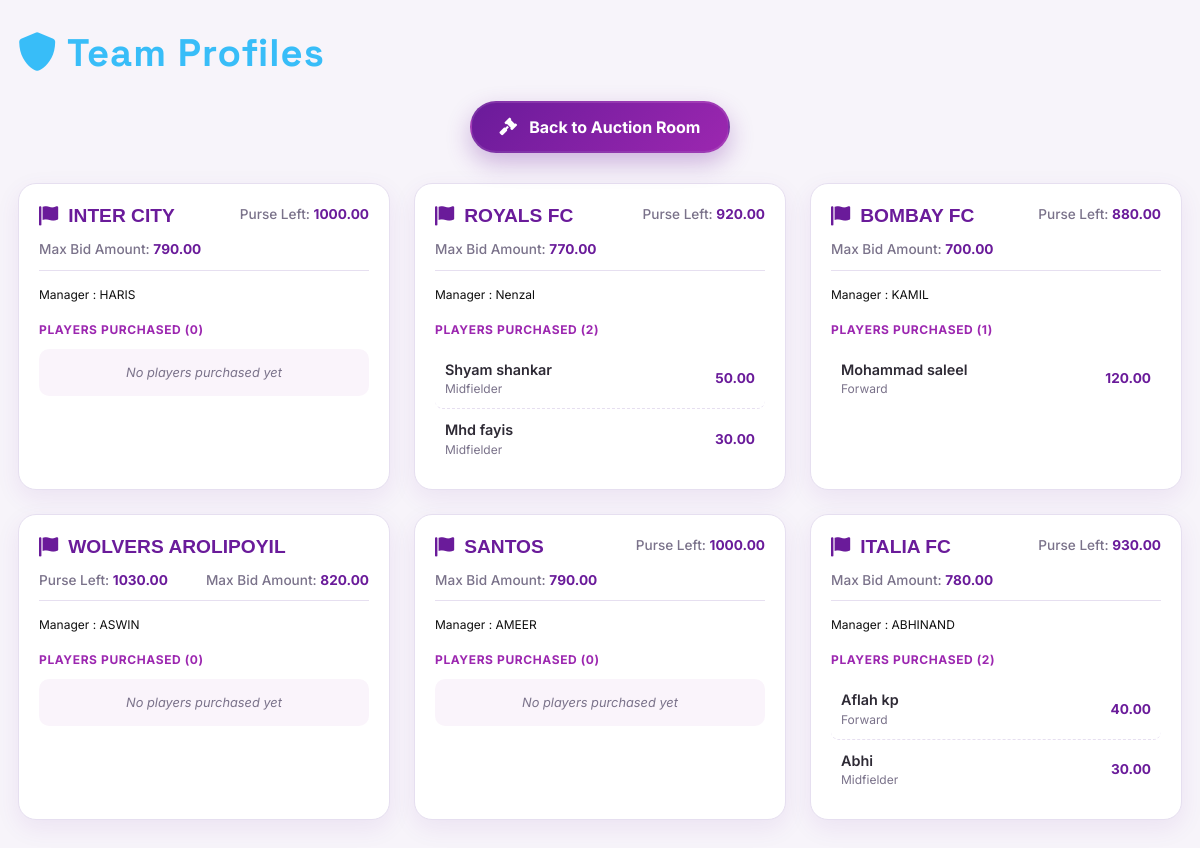
Before: /team/ with the older database file.
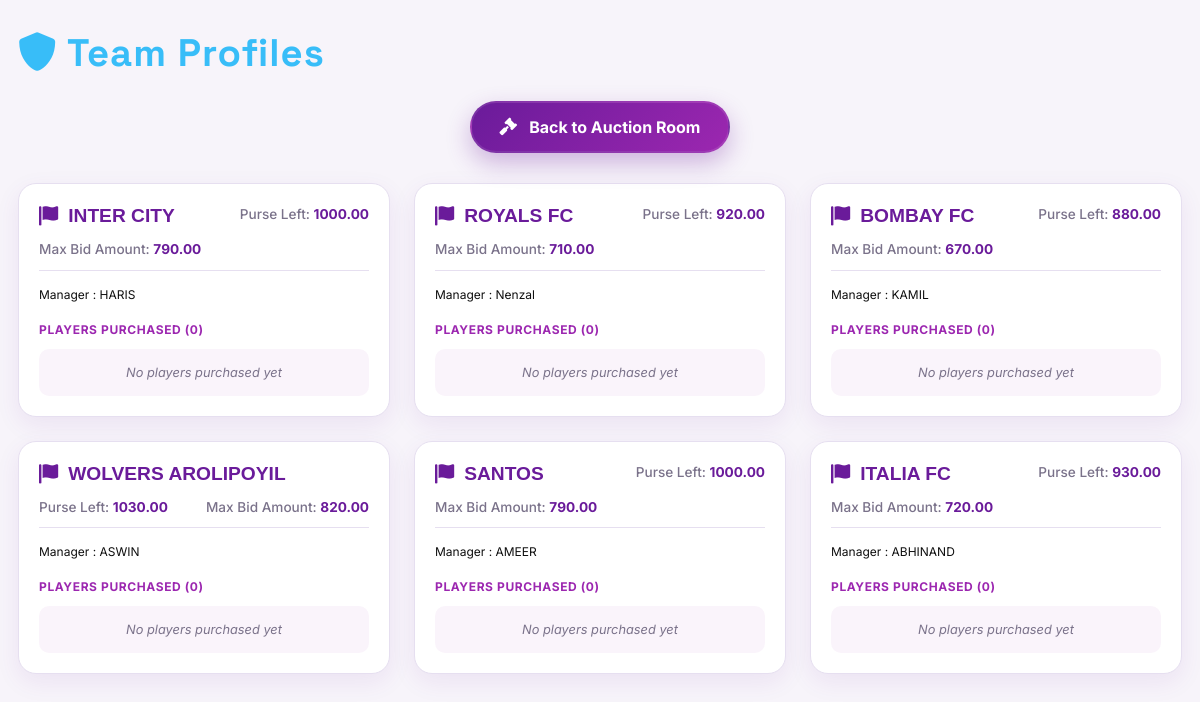
After: the same page with the newer database file.
### auction/models.py (models this page shows, shortened)
class Team(models.Model):
    name = models.CharField(max_length=100, unique=True)
    owner = models.CharField(max_length=100)
    purse_remaining = models.DecimalField(max_digits=10, decimal_places=2, default=0.00)
    def get_max_bid_amount(self):
        settings = Settings.get_instance()  # Ensure settings are loaded
        max_bid_amount = self.purse_remaining
        players_count = self.players.count()
        remaining_palyers = settings.team_capacity - players_count - 1
        amount = max_bid_amount - (remaining_palyers * settings.base_price)
        return max(0, amount)

class Settings(models.Model):
    title = models.CharField(max_length=200, default='Auction')
    auction_type = models.ForeignKey(
        'SportsType', on_delete=models.SET_NULL, null=True
    )
    base_price = models.DecimalField(max_digits=10, decimal_places=2, default=0.00)
    team_capacity = models.PositiveIntegerField(default=0)
    @classmethod
    def get_instance(cls):
        return cls.objects.get_or_create(pk=1)[0]

class Player(models.Model):
    Defender = 'Def'
    Forward = 'For'
    Goalkeeper = 'Goal'
    Midfielder = 'Mid'
    PLAYER_TYPES = [
        (Defender, 'Defender'),
        (Forward, 'Forward'),
        (Goalkeeper, 'Goalkeeper'),
        (Midfielder, 'Midfielder'),
    ]
    name = models.CharField(max_length=100)
    phone_number = models.CharField(max_length=20, null=True, blank=True)
    photo = models.ImageField(upload_to='player_photos/', null=True, blank=True)
    player_type = models.CharField(max_length=4, choices=PLAYER_TYPES)
    base_price = models.DecimalField(max_digits=10, decimal_places=2)
    is_sold = models.BooleanField(default=False)
    sold_to_team = models.ForeignKey(Team, on_delete=models.SET_NULL, null=True, blank=True, related_name='players')
    final_price = models.DecimalField(max_digits=10, decimal_places=2, null=True, blank=True)
    random_row = models.FloatField(default=0.0) # Used for random initial ordering
    auction_round = models.PositiveIntegerField(default=1)

### auction/views.py (the view)
# urls.py: path('team/', views.team_profile, name='team_profile'),
def team_profile(request):
    teams = Team.objects.prefetch_related('players').all()
    return render(request, 'team_profile.html', {'teams': teams})

### templates/team_profile.html (shortened to what this page needs)
{% extends "header.html" %}
{% block header %}
<i class="fas fa-shield-alt"></i> Team Profiles
{% endblock %}
{% block content %}
<div class="back-btn-container">
    <a href="{% url 'audience_view' %}" class="back-auction-btn">
        <i class="fas fa-gavel"></i> Back to Auction Room
    </a>
</div>
<div class="row g-4">
    {% for team in teams %}
    <div class="col-xl-4 col-lg-6 col-md-6 col-sm-12">
        <div class="team-card">
            <div class="team-header">
                <h2 class="team-title">
                    <i class="fas fa-flag me-1"></i> {{ team.name }}
                </h2>
                <div class="team-purse">
                    Purse Left:
                    <span>{{ team.purse_remaining }}</span>
                </div>
                <div class="team-purse">
                    Max Bid Amount:
                    <span>{{ team.get_max_bid_amount }}</span>
                </div>
            </div>
            <span style="font-size: 12px; color: #0f0f0f">
                Manager : {{ team.owner }}</span>
            <div class="players-section">
                <div class="players-title">
                    Players Purchased ({{ team.players.count }})
                </div>
                {% if team.players.all %}
                {% for p in team.players.all %}
                <div class="player-row">
                    <div>
                        <div class="player-name">{{ p.name }}</div>
                        <div class="player-role">{{ p.get_player_type_display }}</div>
                    </div>
                    <div class="player-price">
                        {{ p.final_price }}
                    </div>
                </div>
                {% endfor %}
                {% else %}
                <div class="no-player">
                    No players purchased yet
                </div>
                {% endif %}
            </div>
        </div>
    </div>
    {% endfor %}
</div>
{% endblock %}

### templates/header.html (shortened to what this page needs)
{% load static %}
<!DOCTYPE html>
<html lang="en">
<head>
    <link href="https://cdn.jsdelivr.net/npm/bootstrap@5.3.3/dist/css/bootstrap.min.css" rel="stylesheet">
    <link href="https://cdnjs.cloudflare.com/ajax/libs/font-awesome/6.0.0-beta3/css/all.min.css" rel="stylesheet">
</head>
<body>
    <h1>{% block header %}{% endblock %}</h1>
    {% block content %}{% endblock %}
</body>
</html>

### templates/team_profile.html (style rules this page uses)
:root { --yg-primary: #6A1B9A; --yg-secondary: #9C27B0; --yg-accent: #E040FB; --yg-bg: #F7F4FA; --yg-card: #FFFFFF; --yg-border: #E6DFF0; --yg-text-main: #2E2A35; --yg-text-soft: #7A728A; }
body { background: var(--yg-bg); }
.team-card { height: 100%; border-radius: 18px; padding: 20px; background: var(--yg-card); border: 1px solid var(--yg-border); box-shadow: 0 8px 24px rgba(106, 27, 154, 0.08); transition: transform .25s ease, box-shadow .25s ease; }
.team-header { display: flex; justify-content: space-between; align-items: flex-start; gap: 12px; margin-bottom: 10px; padding-bottom: 10px; border-bottom: 1px solid var(--yg-border); flex-wrap: wrap; }
.team-title { font-family: "Poppins", sans-serif; font-size: 1.2rem; font-weight: 700; color: var(--yg-primary); margin: 0; display: flex; align-items: center; gap: 6px; }
.team-purse { font-size: .85rem; font-weight: 500; color: var(--yg-text-soft); white-space: nowrap; }
.team-purse span { font-weight: 700; color: var(--yg-primary); }
.players-section { margin-top: 16px; }
.players-title { font-size: .75rem; font-weight: 700; letter-spacing: .6px; text-transform: uppercase; color: var(--yg-secondary); margin-bottom: 10px; }
.no-player { padding: 14px; font-size: .8rem; color: var(--yg-text-soft); font-style: italic; text-align: center; background: rgba(156, 39, 176, 0.05); border-radius: 10px; }
.back-btn-container { position: sticky; top: 20px; z-index: 100; margin-bottom: 30px; display: flex; justify-content: center; }
.back-auction-btn { background: linear-gradient(135deg, var(--yg-primary), var(--yg-secondary)); color: white; padding: 12px 28px; border-radius: 50px; font-weight: 700; font-size: 1rem; display: inline-flex; align-items: center; gap: 12px; box-shadow: 0 10px 25px rgba(106, 27, 154, 0.3); transition: all 0.3s cubic-bezier(0.175, 0.885, 0.32, 1.275); border: 2px solid rgba(255, 255, 255, 0.1); text-decoration: none; }
.back-auction-btn i { font-size: 1.1rem; animation: pulse-icon 2s infinite; }

Changed rows visible on the page:
changed Team "ROYALS FC": loses Player (name "Shyam shankar", player_type "Midfielder", final_price "50.00"); loses Player (name "Mhd fayis", player_type "Midfielder", final_price "30.00"); get_max_bid_amount "770.00" → "710.00"; players.count "2" → "0"; now shows "No players purchased yet"
changed Team "BOMBAY FC": loses Player (name "Mohammad saleel", player_type "Forward", final_price "120.00"); get_max_bid_amount "700.00" → "670.00"; players.count "1" → "0"; now shows "No players purchased yet"
changed Team "ITALIA FC": loses Player (name "Aflah kp", player_type "Forward", final_price "40.00"); loses Player (name "Abhi", player_type "Midfielder", final_price "30.00"); get_max_bid_amount "780.00" → "720.00"; players.count "2" → "0"; now shows "No players purchased yet"
